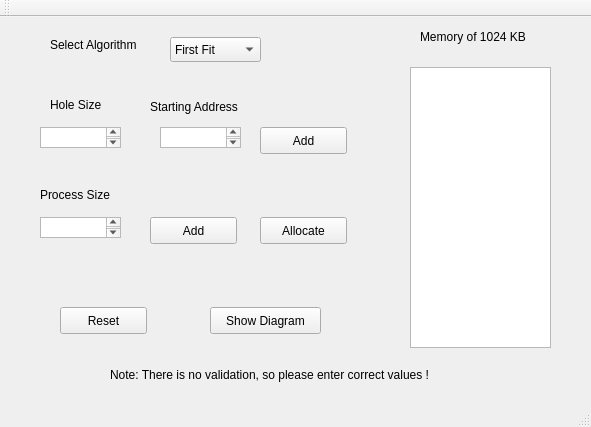
<?xml version="1.0" encoding="UTF-8"?>
<ui version="4.0">
 <class>Allocator</class>
 <widget class="QMainWindow" name="Allocator">
  <property name="geometry">
   <rect>
    <x>0</x>
    <y>0</y>
    <width>591</width>
    <height>427</height>
   </rect>
  </property>
  <property name="windowTitle">
   <string>Allocator</string>
  </property>
  <widget class="QWidget" name="centralWidget">
   <widget class="QPushButton" name="addHoleBtn">
    <property name="geometry">
     <rect>
      <x>260</x>
      <y>110</y>
      <width>87</width>
      <height>27</height>
     </rect>
    </property>
    <property name="text">
     <string>Add</string>
    </property>
   </widget>
   <widget class="QComboBox" name="comboBox">
    <property name="geometry">
     <rect>
      <x>170</x>
      <y>20</y>
      <width>91</width>
      <height>25</height>
     </rect>
    </property>
    <item>
     <property name="text">
      <string>First Fit</string>
     </property>
    </item>
    <item>
     <property name="text">
      <string>Worst Fit</string>
     </property>
    </item>
    <item>
     <property name="text">
      <string>Best Fit</string>
     </property>
    </item>
   </widget>
   <widget class="QLabel" name="label">
    <property name="geometry">
     <rect>
      <x>420</x>
      <y>10</y>
      <width>121</width>
      <height>20</height>
     </rect>
    </property>
    <property name="text">
     <string>Memory of 1024 KB</string>
    </property>
   </widget>
   <widget class="QPlainTextEdit" name="holeBaseAddrTextEdit">
    <property name="geometry">
     <rect>
      <x>160</x>
      <y>110</y>
      <width>81</width>
      <height>21</height>
     </rect>
    </property>
   </widget>
   <widget class="QPushButton" name="pushButton_3">
    <property name="geometry">
     <rect>
      <x>60</x>
      <y>290</y>
      <width>87</width>
      <height>27</height>
     </rect>
    </property>
    <property name="text">
     <string>Reset</string>
    </property>
   </widget>
   <widget class="QLabel" name="label_2">
    <property name="geometry">
     <rect>
      <x>50</x>
      <y>20</y>
      <width>101</width>
      <height>16</height>
     </rect>
    </property>
    <property name="text">
     <string>Select Algorithm</string>
    </property>
   </widget>
   <widget class="QLabel" name="label_3">
    <property name="geometry">
     <rect>
      <x>50</x>
      <y>80</y>
      <width>59</width>
      <height>15</height>
     </rect>
    </property>
    <property name="text">
     <string>Hole Size</string>
    </property>
   </widget>
   <widget class="QPlainTextEdit" name="processSizeTextEdit">
    <property name="geometry">
     <rect>
      <x>40</x>
      <y>200</y>
      <width>81</width>
      <height>21</height>
     </rect>
    </property>
   </widget>
   <widget class="QPushButton" name="addProcessBtn">
    <property name="geometry">
     <rect>
      <x>150</x>
      <y>200</y>
      <width>87</width>
      <height>27</height>
     </rect>
    </property>
    <property name="text">
     <string>Add</string>
    </property>
   </widget>
   <widget class="QPlainTextEdit" name="holeSizeTextEdit">
    <property name="geometry">
     <rect>
      <x>40</x>
      <y>110</y>
      <width>81</width>
      <height>21</height>
     </rect>
    </property>
   </widget>
   <widget class="QLabel" name="label_4">
    <property name="geometry">
     <rect>
      <x>150</x>
      <y>80</y>
      <width>101</width>
      <height>20</height>
     </rect>
    </property>
    <property name="text">
     <string>Starting Address</string>
    </property>
   </widget>
   <widget class="QLabel" name="label_6">
    <property name="geometry">
     <rect>
      <x>40</x>
      <y>170</y>
      <width>81</width>
      <height>16</height>
     </rect>
    </property>
    <property name="text">
     <string>Process Size</string>
    </property>
   </widget>
   <widget class="QPushButton" name="showBtn">
    <property name="geometry">
     <rect>
      <x>260</x>
      <y>200</y>
      <width>87</width>
      <height>27</height>
     </rect>
    </property>
    <property name="text">
     <string>Allocate</string>
    </property>
   </widget>
   <widget class="QListWidget" name="listWidget">
    <property name="geometry">
     <rect>
      <x>410</x>
      <y>50</y>
      <width>141</width>
      <height>281</height>
     </rect>
    </property>
   </widget>
   <widget class="QPushButton" name="showDiagram">
    <property name="geometry">
     <rect>
      <x>210</x>
      <y>290</y>
      <width>111</width>
      <height>27</height>
     </rect>
    </property>
    <property name="text">
     <string>Show Diagram</string>
    </property>
   </widget>
   <widget class="QLabel" name="label_5">
    <property name="geometry">
     <rect>
      <x>110</x>
      <y>350</y>
      <width>371</width>
      <height>16</height>
     </rect>
    </property>
    <property name="text">
     <string>Note: There is no validation, so please enter correct values !</string>
    </property>
   </widget>
  </widget>
  <widget class="QMenuBar" name="menuBar">
   <property name="geometry">
    <rect>
     <x>0</x>
     <y>0</y>
     <width>591</width>
     <height>23</height>
    </rect>
   </property>
  </widget>
  <widget class="QToolBar" name="mainToolBar">
   <attribute name="toolBarArea">
    <enum>TopToolBarArea</enum>
   </attribute>
   <attribute name="toolBarBreak">
    <bool>false</bool>
   </attribute>
  </widget>
  <widget class="QStatusBar" name="statusBar"/>
 </widget>
 <layoutdefault spacing="6" margin="11"/>
 <resources/>
 <connections/>
</ui>
